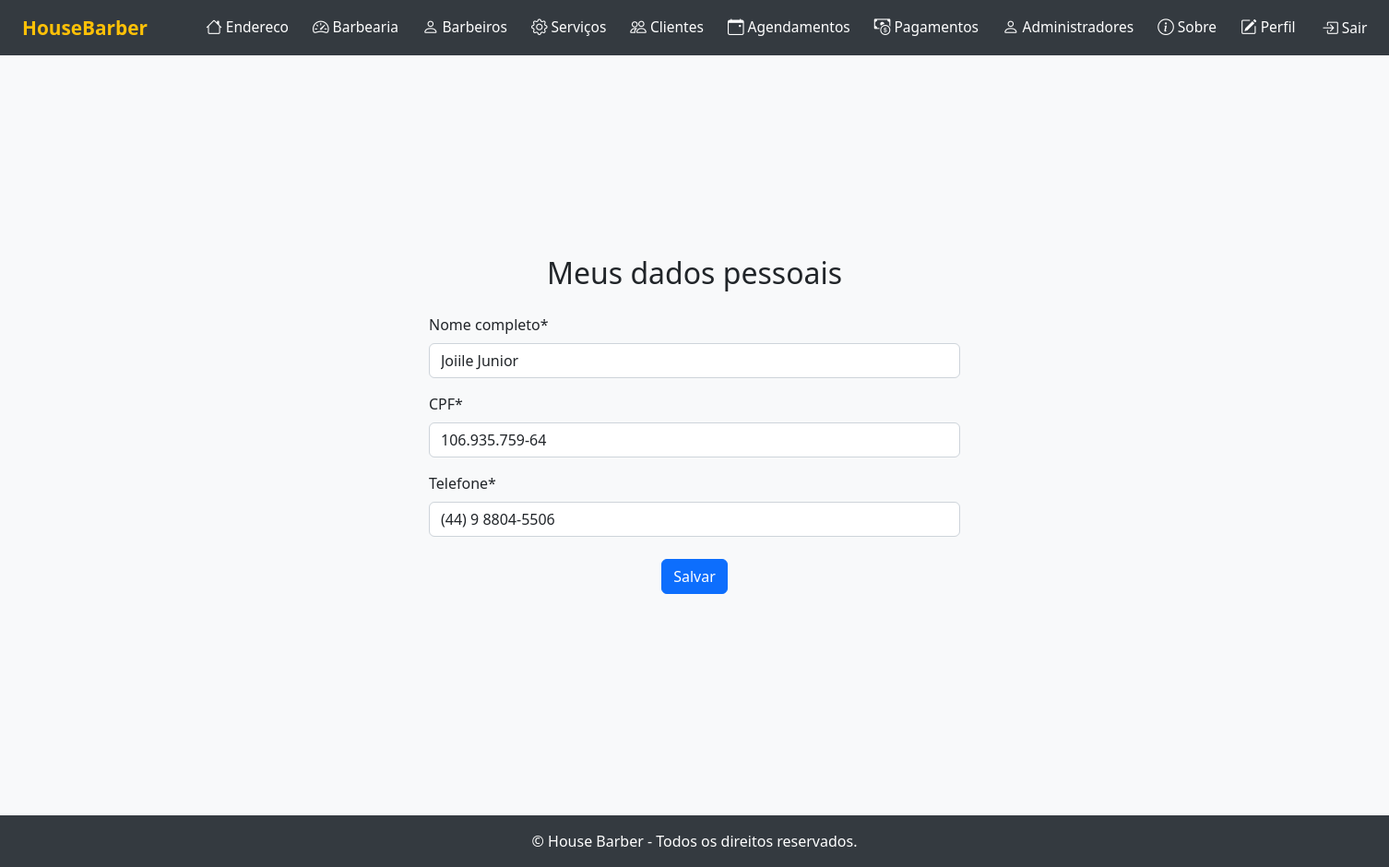
The app's page /atualizar-dados/ (signed in), older data.
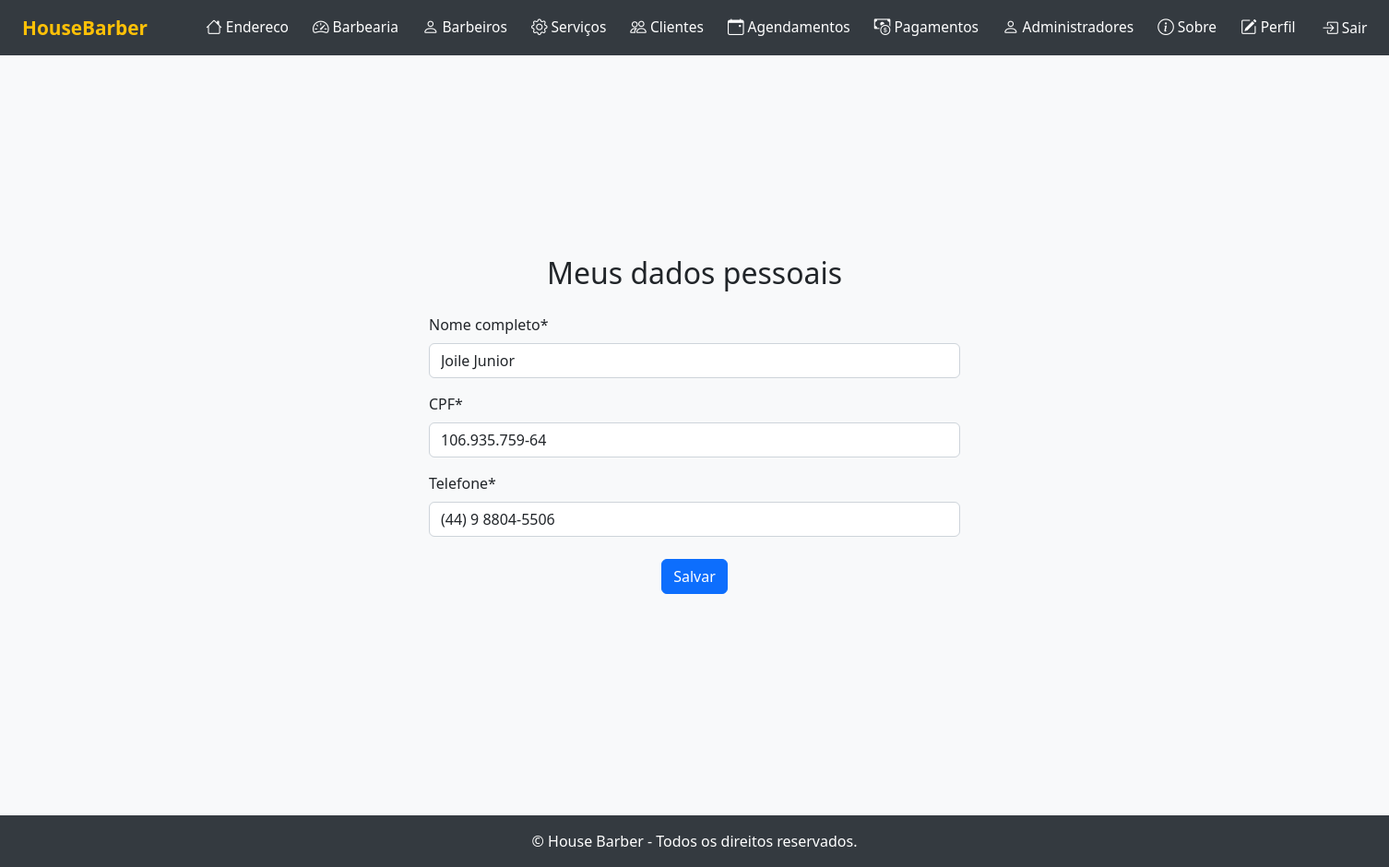
The same page, newer data.
### usuarios/models.py (models this page shows)
class Perfil(models.Model):
    nome_completo = models.CharField(max_length=50, null=True)
    cpf = models.CharField(max_length=14, null=True, verbose_name="CPF")
    telefone = models.CharField(max_length=16, null=True)
    usuario = models.OneToOneField(User, on_delete=models.CASCADE)

### usuarios/views.py (the view)
# urls.py: path('atualizar-dados/', PerfilUpdate.as_view(), name='atualizar-dados'),
class PerfilUpdate(UpdateView):
    template_name = "usuarios/form.html"
    model = Perfil
    fields = ["nome_completo", "cpf", "telefone"]
    success_url = reverse_lazy("index")
    def get_object(self, queryset=None):
        perfil, created = Perfil.objects.get_or_create(usuario=self.request.user)
        self.object = perfil
        return self.object
    def get_context_data(self, *args, **kwargs):
        context = super().get_context_data(*args, **kwargs)
        context["titulo"] = "Meus dados pessoais"
        return context

### usuarios/templates/usuarios/form.html (shortened to what this page needs)
{% extends "paginas/modelo.html" %}
{% load crispy_forms_tags %}
{% load static %}
{% block conteudo %}
<div class="d-flex justify-content-center align-items-center" style="min-height: 100vh;">
    <div class="container" style="min-width: 600px;">
        <h2 class="mb-4 text-center">
            {{ titulo|default:"Cadastrar" }}
        </h2>
        <form method="post">
            {{ form|crispy }}
            <div class="text-center mt-4">
                <button type="submit" class="btn btn-primary">Salvar</button>
            </div>
        </form>
    </div>
</div>
{% endblock %}

Row changes from the older to the newer data that the page shows:
changed Perfil: nome_completo "Joiile Junior" → "Joile Junior"
